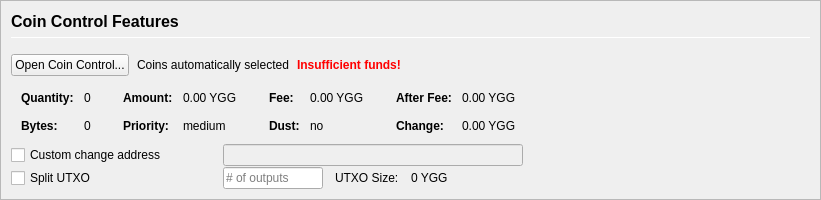
         <widget class="QFrame" name="frameCoinControl">
          <property name="sizePolicy">
           <sizepolicy hsizetype="Expanding" vsizetype="Expanding">
            <horstretch>0</horstretch>
            <verstretch>0</verstretch>
           </sizepolicy>
          </property>
          <property name="maximumSize">
           <size>
            <width>16777215</width>
            <height>16777215</height>
           </size>
          </property>
          <property name="frameShape">
           <enum>QFrame::StyledPanel</enum>
          </property>
          <property name="frameShadow">
           <enum>QFrame::Sunken</enum>
          </property>
          <layout class="QVBoxLayout" name="verticalLayoutCoinControl2">
           <property name="spacing">
            <number>0</number>
           </property>
           <property name="leftMargin">
            <number>0</number>
           </property>
           <property name="topMargin">
            <number>0</number>
           </property>
           <property name="rightMargin">
            <number>0</number>
           </property>
           <property name="bottomMargin">
            <number>0</number>
           </property>
           <item>
            <widget class="QFrame" name="frameCoinControl_BG">
             <layout class="QVBoxLayout" name="verticalLayoutCoinControl" stretch="0,0,0,0,0,0">
              <property name="spacing">
               <number>1</number>
              </property>
              <property name="leftMargin">
               <number>10</number>
              </property>
              <property name="topMargin">
               <number>10</number>
              </property>
              <item>
               <layout class="QHBoxLayout" name="horizontalLayoutCoinControl1">
                <property name="bottomMargin">
                 <number>15</number>
                </property>
                <item>
                 <layout class="QVBoxLayout" name="verticalLayout_3">
                  <property name="spacing">
                   <number>6</number>
                  </property>
                  <item>
                   <widget class="QLabel" name="labelCoinControlFeatures">
                    <property name="sizePolicy">
                     <sizepolicy hsizetype="Preferred" vsizetype="Maximum">
                      <horstretch>0</horstretch>
                      <verstretch>0</verstretch>
                     </sizepolicy>
                    </property>
                    <property name="minimumSize">
                     <size>
                      <width>0</width>
                      <height>20</height>
                     </size>
                    </property>
                    <property name="font">
                     <font>
                      <pointsize>12</pointsize>
                      <weight>75</weight>
                      <bold>true</bold>
                     </font>
                    </property>
                    <property name="styleSheet">
                     <string notr="true">font-weight:bold;</string>
                    </property>
                    <property name="text">
                     <string>Coin Control Features</string>
                    </property>
                   </widget>
                  </item>
                  <item>
                   <widget class="Line" name="line">
                    <property name="minimumSize">
                     <size>
                      <width>0</width>
                      <height>1</height>
                     </size>
                    </property>
                    <property name="maximumSize">
                     <size>
                      <width>16777215</width>
                      <height>1</height>
                     </size>
                    </property>
                    <property name="orientation">
                     <enum>Qt::Horizontal</enum>
                    </property>
                   </widget>
                  </item>
                 </layout>
                </item>
               </layout>
              </item>
              <item>
               <layout class="QHBoxLayout" name="horizontalLayoutCoinControl2" stretch="0,0,0,0">
                <property name="spacing">
                 <number>8</number>
                </property>
                <property name="bottomMargin">
                 <number>10</number>
                </property>
                <item>
                 <widget class="QPushButton" name="pushButtonCoinControl">
                  <property name="styleSheet">
                   <string notr="true"/>
                  </property>
                  <property name="text">
                   <string>Open Coin Control...</string>
                  </property>
                  <property name="autoDefault">
                   <bool>false</bool>
                  </property>
                 </widget>
                </item>
                <item>
                 <widget class="QLabel" name="labelCoinControlAutomaticallySelected">
                  <property name="text">
                   <string>Coins automatically selected</string>
                  </property>
                  <property name="margin">
                   <number>5</number>
                  </property>
                 </widget>
                </item>
                <item>
                 <widget class="QLabel" name="labelCoinControlInsuffFunds">
                  <property name="font">
                   <font>
                    <weight>75</weight>
                    <bold>true</bold>
                   </font>
                  </property>
                  <property name="styleSheet">
                   <string notr="true">color:red;font-weight:bold;</string>
                  </property>
                  <property name="text">
                   <string>Insufficient funds!</string>
                  </property>
                  <property name="margin">
                   <number>5</number>
                  </property>
                 </widget>
                </item>
                <item>
                 <spacer name="horizontalSpacerCoinControl">
                  <property name="orientation">
                   <enum>Qt::Horizontal</enum>
                  </property>
                  <property name="sizeHint" stdset="0">
                   <size>
                    <width>40</width>
                    <height>1</height>
                   </size>
                  </property>
                 </spacer>
                </item>
               </layout>
              </item>
              <item>
               <widget class="QWidget" name="widgetCoinControl" native="true">
                <property name="sizePolicy">
                 <sizepolicy hsizetype="Preferred" vsizetype="Preferred">
                  <horstretch>0</horstretch>
                  <verstretch>0</verstretch>
                 </sizepolicy>
                </property>
                <property name="minimumSize">
                 <size>
                  <width>0</width>
                  <height>0</height>
                 </size>
                </property>
                <property name="styleSheet">
                 <string notr="true"/>
                </property>
                <layout class="QHBoxLayout" name="horizontalLayoutCoinControl5">
                 <property name="leftMargin">
                  <number>0</number>
                 </property>
                 <property name="topMargin">
                  <number>0</number>
                 </property>
                 <property name="rightMargin">
                  <number>0</number>
                 </property>
                 <property name="bottomMargin">
                  <number>0</number>
                 </property>
                 <item>
                  <layout class="QHBoxLayout" name="horizontalLayoutCoinControl3" stretch="0,0,0,1">
                   <property name="spacing">
                    <number>20</number>
                   </property>
                   <property name="topMargin">
                    <number>0</number>
                   </property>
                   <property name="bottomMargin">
                    <number>10</number>
                   </property>
                   <item>
                    <layout class="QFormLayout" name="formLayoutCoinControl1">
                     <property name="horizontalSpacing">
                      <number>10</number>
                     </property>
                     <property name="verticalSpacing">
                      <number>14</number>
                     </property>
                     <property name="leftMargin">
                      <number>10</number>
                     </property>
                     <property name="topMargin">
                      <number>4</number>
                     </property>
                     <property name="rightMargin">
                      <number>6</number>
                     </property>
                     <item row="0" column="0">
                      <widget class="QLabel" name="labelCoinControlQuantityText">
                       <property name="font">
                        <font>
                         <weight>75</weight>
                         <bold>true</bold>
                        </font>
                       </property>
                       <property name="text">
                        <string>Quantity:</string>
                       </property>
                       <property name="margin">
                        <number>0</number>
                       </property>
                      </widget>
                     </item>
                     <item row="0" column="1">
                      <widget class="QLabel" name="labelCoinControlQuantity">
                       <property name="cursor">
                        <cursorShape>IBeamCursor</cursorShape>
                       </property>
                       <property name="contextMenuPolicy">
                        <enum>Qt::ActionsContextMenu</enum>
                       </property>
                       <property name="text">
                        <string notr="true">0</string>
                       </property>
                       <property name="margin">
                        <number>0</number>
                       </property>
                       <property name="textInteractionFlags">
                        <set>Qt::LinksAccessibleByMouse|Qt::TextSelectableByKeyboard|Qt::TextSelectableByMouse</set>
                       </property>
                      </widget>
                     </item>
                     <item row="1" column="0">
                      <widget class="QLabel" name="labelCoinControlBytesText">
                       <property name="font">
                        <font>
                         <weight>75</weight>
                         <bold>true</bold>
                        </font>
                       </property>
                       <property name="text">
                        <string>Bytes:</string>
                       </property>
                      </widget>
                     </item>
                     <item row="1" column="1">
                      <widget class="QLabel" name="labelCoinControlBytes">
                       <property name="cursor">
                        <cursorShape>IBeamCursor</cursorShape>
                       </property>
                       <property name="contextMenuPolicy">
                        <enum>Qt::ActionsContextMenu</enum>
                       </property>
                       <property name="text">
                        <string notr="true">0</string>
                       </property>
                       <property name="textInteractionFlags">
                        <set>Qt::LinksAccessibleByMouse|Qt::TextSelectableByKeyboard|Qt::TextSelectableByMouse</set>
                       </property>
                      </widget>
                     </item>
                    </layout>
                   </item>
                   <item>
                    <layout class="QFormLayout" name="formLayoutCoinControl2">
                     <property name="horizontalSpacing">
                      <number>10</number>
                     </property>
                     <property name="verticalSpacing">
                      <number>14</number>
                     </property>
                     <property name="leftMargin">
                      <number>6</number>
                     </property>
                     <property name="topMargin">
                      <number>4</number>
                     </property>
                     <property name="rightMargin">
                      <number>6</number>
                     </property>
                     <item row="0" column="0">
                      <widget class="QLabel" name="labelCoinControlAmountText">
                       <property name="font">
                        <font>
                         <weight>75</weight>
                         <bold>true</bold>
                        </font>
                       </property>
                       <property name="text">
                        <string>Amount:</string>
                       </property>
                       <property name="margin">
                        <number>0</number>
                       </property>
                      </widget>
                     </item>
                     <item row="0" column="1">
                      <widget class="QLabel" name="labelCoinControlAmount">
                       <property name="cursor">
                        <cursorShape>IBeamCursor</cursorShape>
                       </property>
                       <property name="contextMenuPolicy">
                        <enum>Qt::ActionsContextMenu</enum>
                       </property>
                       <property name="text">
                        <string notr="true">0.00 YGG</string>
                       </property>
                       <property name="textInteractionFlags">
                        <set>Qt::LinksAccessibleByMouse|Qt::TextSelectableByKeyboard|Qt::TextSelectableByMouse</set>
                       </property>
                      </widget>
                     </item>
                     <item row="1" column="0">
                      <widget class="QLabel" name="labelCoinControlPriorityText">
                       <property name="font">
                        <font>
                         <weight>75</weight>
                         <bold>true</bold>
                        </font>
                       </property>
                       <property name="text">
                        <string>Priority:</string>
                       </property>
                      </widget>
                     </item>
                     <item row="1" column="1">
                      <widget class="QLabel" name="labelCoinControlPriority">
                       <property name="cursor">
                        <cursorShape>IBeamCursor</cursorShape>
                       </property>
                       <property name="contextMenuPolicy">
                        <enum>Qt::ActionsContextMenu</enum>
                       </property>
                       <property name="text">
                        <string>medium</string>
                       </property>
                       <property name="textInteractionFlags">
                        <set>Qt::LinksAccessibleByMouse|Qt::TextSelectableByKeyboard|Qt::TextSelectableByMouse</set>
                       </property>
                      </widget>
                     </item>
                    </layout>
                   </item>
                   <item>
                    <layout class="QFormLayout" name="formLayoutCoinControl3">
                     <property name="horizontalSpacing">
                      <number>10</number>
                     </property>
                     <property name="verticalSpacing">
                      <number>14</number>
                     </property>
                     <property name="leftMargin">
                      <number>6</number>
                     </property>
                     <property name="topMargin">
                      <number>4</number>
                     </property>
                     <property name="rightMargin">
                      <number>6</number>
                     </property>
                     <item row="0" column="0">
                      <widget class="QLabel" name="labelCoinControlFeeText">
                       <property name="font">
                        <font>
                         <weight>75</weight>
                         <bold>true</bold>
                        </font>
                       </property>
                       <property name="text">
                        <string>Fee:</string>
                       </property>
                       <property name="margin">
                        <number>0</number>
                       </property>
                      </widget>
                     </item>
                     <item row="0" column="1">
                      <widget class="QLabel" name="labelCoinControlFee">
                       <property name="cursor">
                        <cursorShape>IBeamCursor</cursorShape>
                       </property>
                       <property name="contextMenuPolicy">
                        <enum>Qt::ActionsContextMenu</enum>
                       </property>
                       <property name="text">
                        <string notr="true">0.00 YGG</string>
                       </property>
                       <property name="textInteractionFlags">
                        <set>Qt::LinksAccessibleByMouse|Qt::TextSelectableByKeyboard|Qt::TextSelectableByMouse</set>
                       </property>
                      </widget>
                     </item>
                     <item row="1" column="0">
                      <widget class="QLabel" name="labelCoinControlLowOutputText">
                       <property name="font">
                        <font>
                         <weight>75</weight>
                         <bold>true</bold>
                        </font>
                       </property>
                       <property name="text">
                        <string>Dust:</string>
                       </property>
                      </widget>
                     </item>
                     <item row="1" column="1">
                      <widget class="QLabel" name="labelCoinControlLowOutput">
                       <property name="cursor">
                        <cursorShape>IBeamCursor</cursorShape>
                       </property>
                       <property name="contextMenuPolicy">
                        <enum>Qt::ActionsContextMenu</enum>
                       </property>
                       <property name="text">
                        <string>no</string>
                       </property>
                       <property name="textInteractionFlags">
                        <set>Qt::LinksAccessibleByMouse|Qt::TextSelectableByKeyboard|Qt::TextSelectableByMouse</set>
                       </property>
                      </widget>
                     </item>
                    </layout>
                   </item>
                   <item>
                    <layout class="QFormLayout" name="formLayoutCoinControl4">
                     <property name="horizontalSpacing">
                      <number>10</number>
                     </property>
                     <property name="verticalSpacing">
                      <number>14</number>
                     </property>
                     <property name="leftMargin">
                      <number>6</number>
                     </property>
                     <property name="topMargin">
                      <number>4</number>
                     </property>
                     <property name="rightMargin">
                      <number>6</number>
                     </property>
                     <item row="0" column="0">
                      <widget class="QLabel" name="labelCoinControlAfterFeeText">
                       <property name="font">
                        <font>
                         <weight>75</weight>
                         <bold>true</bold>
                        </font>
                       </property>
                       <property name="text">
                        <string>After Fee:</string>
                       </property>
                       <property name="margin">
                        <number>0</number>
                       </property>
                      </widget>
                     </item>
                     <item row="0" column="1">
                      <widget class="QLabel" name="labelCoinControlAfterFee">
                       <property name="cursor">
                        <cursorShape>IBeamCursor</cursorShape>
                       </property>
                       <property name="contextMenuPolicy">
                        <enum>Qt::ActionsContextMenu</enum>
                       </property>
                       <property name="text">
                        <string notr="true">0.00 YGG</string>
                       </property>
                       <property name="textInteractionFlags">
                        <set>Qt::LinksAccessibleByMouse|Qt::TextSelectableByKeyboard|Qt::TextSelectableByMouse</set>
                       </property>
                      </widget>
                     </item>
                     <item row="1" column="0">
                      <widget class="QLabel" name="labelCoinControlChangeText">
                       <property name="font">
                        <font>
                         <weight>75</weight>
                         <bold>true</bold>
                        </font>
                       </property>
                       <property name="text">
                        <string>Change:</string>
                       </property>
                      </widget>
                     </item>
                     <item row="1" column="1">
                      <widget class="QLabel" name="labelCoinControlChange">
                       <property name="cursor">
                        <cursorShape>IBeamCursor</cursorShape>
                       </property>
                       <property name="contextMenuPolicy">
                        <enum>Qt::ActionsContextMenu</enum>
                       </property>
                       <property name="text">
                        <string notr="true">0.00 YGG</string>
                       </property>
                       <property name="textInteractionFlags">
                        <set>Qt::LinksAccessibleByMouse|Qt::TextSelectableByKeyboard|Qt::TextSelectableByMouse</set>
                       </property>
                      </widget>
                     </item>
                    </layout>
                   </item>
                  </layout>
                 </item>
                </layout>
               </widget>
              </item>
              <item>
               <layout class="QHBoxLayout" name="horizontalLayoutCoinControl4">
                <property name="spacing">
                 <number>12</number>
                </property>
                <property name="sizeConstraint">
                 <enum>QLayout::SetDefaultConstraint</enum>
                </property>
                <property name="topMargin">
                 <number>0</number>
                </property>
                <property name="rightMargin">
                 <number>0</number>
                </property>
                <item>
                 <widget class="QCheckBox" name="checkBoxCoinControlChange">
                  <property name="sizePolicy">
                   <sizepolicy hsizetype="Preferred" vsizetype="Preferred">
                    <horstretch>0</horstretch>
                    <verstretch>0</verstretch>
                   </sizepolicy>
                  </property>
                  <property name="minimumSize">
                   <size>
                    <width>200</width>
                    <height>0</height>
                   </size>
                  </property>
                  <property name="maximumSize">
                   <size>
                    <width>200</width>
                    <height>16777215</height>
                   </size>
                  </property>
                  <property name="toolTip">
                   <string>If this is activated, but the change address is empty or invalid, change will be sent to a newly generated address.</string>
                  </property>
                  <property name="text">
                   <string>Custom change address</string>
                  </property>
                 </widget>
                </item>
                <item>
                 <widget class="QValidatedLineEdit" name="lineEditCoinControlChange">
                  <property name="enabled">
                   <bool>false</bool>
                  </property>
                  <property name="sizePolicy">
                   <sizepolicy hsizetype="Preferred" vsizetype="Preferred">
                    <horstretch>0</horstretch>
                    <verstretch>0</verstretch>
                   </sizepolicy>
                  </property>
                  <property name="minimumSize">
                   <size>
                    <width>300</width>
                    <height>0</height>
                   </size>
                  </property>
                 </widget>
                </item>
                <item>
                 <widget class="QLabel" name="labelCoinControlChangeLabel">
                  <property name="sizePolicy">
                   <sizepolicy hsizetype="Preferred" vsizetype="Preferred">
                    <horstretch>0</horstretch>
                    <verstretch>0</verstretch>
                   </sizepolicy>
                  </property>
                  <property name="minimumSize">
                   <size>
                    <width>100</width>
                    <height>0</height>
                   </size>
                  </property>
                  <property name="text">
                   <string/>
                  </property>
                  <property name="margin">
                   <number>3</number>
                  </property>
                 </widget>
                </item>
               </layout>
              </item>
              <item>
               <layout class="QHBoxLayout" name="horizontalLayoutCoinControl6">
                <property name="spacing">
                 <number>12</number>
                </property>
                <property name="rightMargin">
                 <number>0</number>
                </property>
                <item>
                 <widget class="QCheckBox" name="splitBlockCheckBox">
                  <property name="sizePolicy">
                   <sizepolicy hsizetype="Preferred" vsizetype="Preferred">
                    <horstretch>0</horstretch>
                    <verstretch>0</verstretch>
                   </sizepolicy>
                  </property>
                  <property name="minimumSize">
                   <size>
                    <width>200</width>
                    <height>0</height>
                   </size>
                  </property>
                  <property name="maximumSize">
                   <size>
                    <width>200</width>
                    <height>16777215</height>
                   </size>
                  </property>
                  <property name="text">
                   <string>Split UTXO</string>
                  </property>
                 </widget>
                </item>
                <item>
                 <widget class="QLineEdit" name="splitBlockLineEdit">
                  <property name="sizePolicy">
                   <sizepolicy hsizetype="Preferred" vsizetype="Preferred">
                    <horstretch>50</horstretch>
                    <verstretch>0</verstretch>
                   </sizepolicy>
                  </property>
                  <property name="minimumSize">
                   <size>
                    <width>100</width>
                    <height>0</height>
                   </size>
                  </property>
                  <property name="maximumSize">
                   <size>
                    <width>100</width>
                    <height>16777215</height>
                   </size>
                  </property>
                  <property name="placeholderText">
                   <string># of outputs</string>
                  </property>
                 </widget>
                </item>
                <item>
                 <widget class="QLabel" name="labelBlockSizeText">
                  <property name="text">
                   <string>UTXO Size:</string>
                  </property>
                 </widget>
                </item>
                <item>
                 <widget class="QLabel" name="labelBlockSize">
                  <property name="text">
                   <string>0 YGG</string>
                  </property>
                 </widget>
                </item>
                <item>
                 <spacer name="horizontalSpacer_7">
                  <property name="orientation">
                   <enum>Qt::Horizontal</enum>
                  </property>
                  <property name="sizeHint" stdset="0">
                   <size>
                    <width>40</width>
                    <height>20</height>
                   </size>
                  </property>
                 </spacer>
                </item>
               </layout>
              </item>
              <item>
               <spacer name="verticalSpacerCoinControl">
                <property name="orientation">
                 <enum>Qt::Vertical</enum>
                </property>
                <property name="sizeHint" stdset="0">
                 <size>
                  <width>800</width>
                  <height>1</height>
                 </size>
                </property>
               </spacer>
              </item>
             </layout>
            </widget>
           </item>
          </layout>
         </widget>
